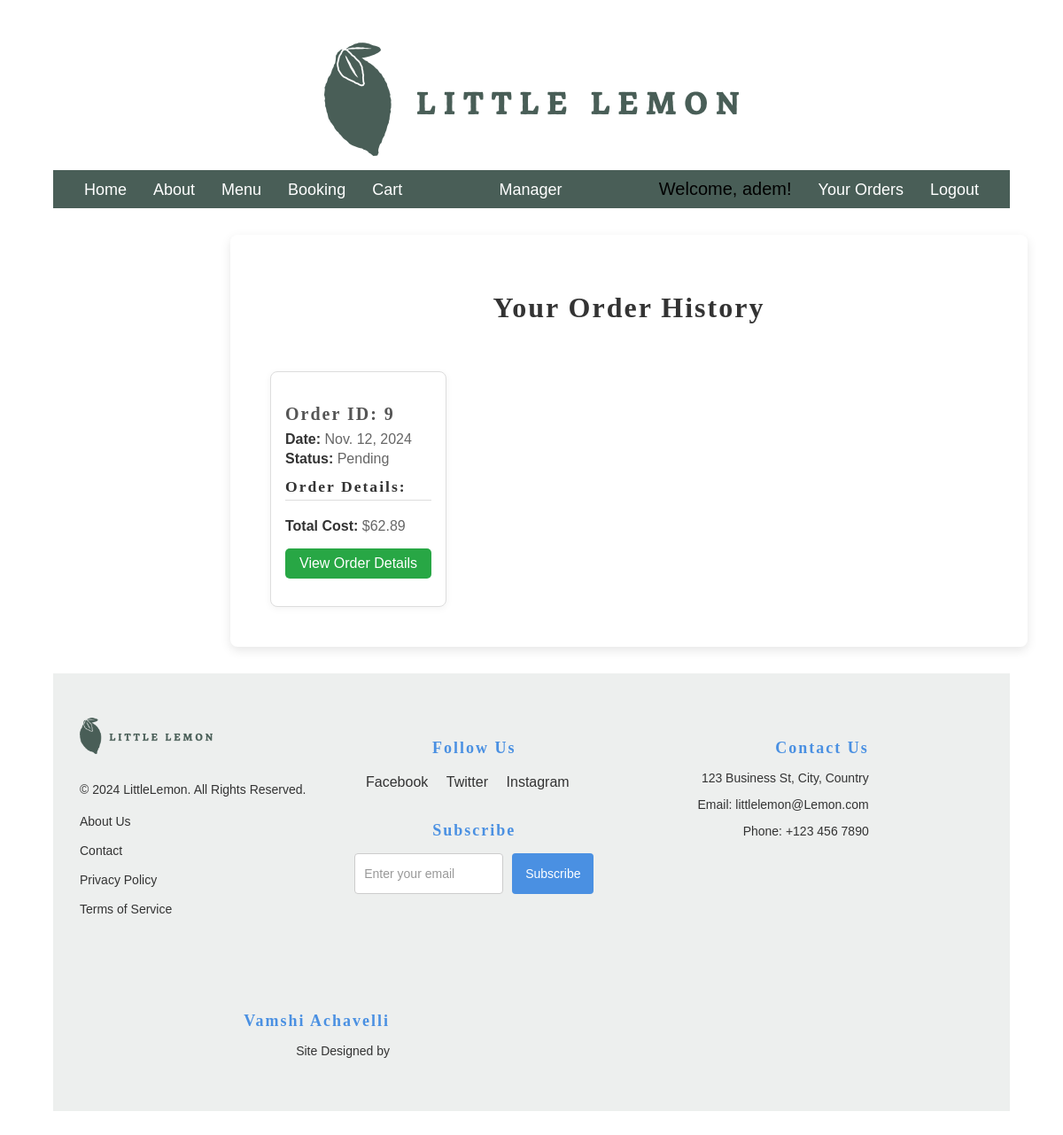
/order-history/ (signed in), run on an earlier commit of the app's database.
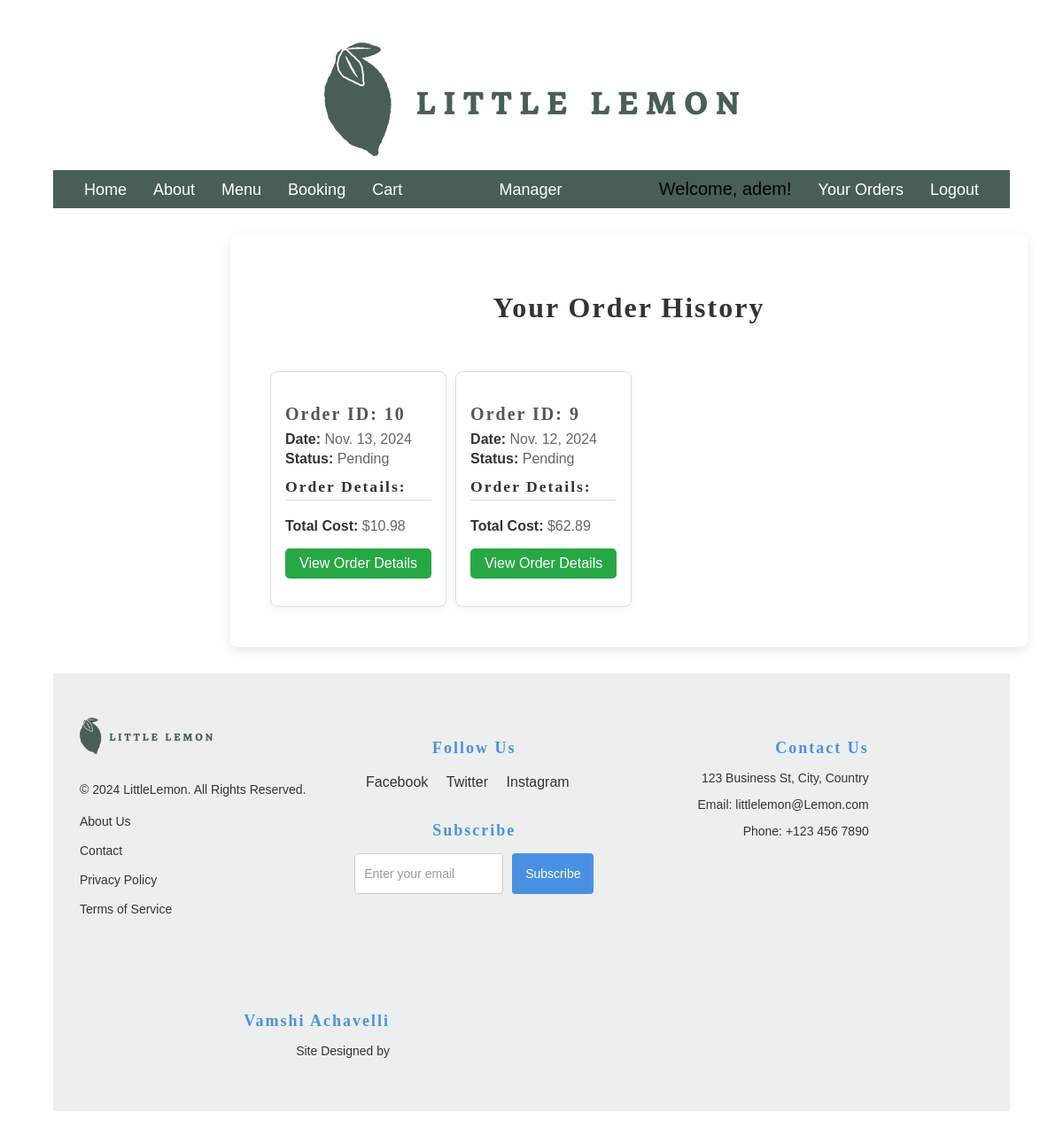
And on a later commit of the database.
### restaurant/models.py (models this page shows, shortened)
class Order(models.Model):
    user = models.ForeignKey(User, on_delete=models.CASCADE, related_name="orders")
    delivery_crew = models.ForeignKey(
        User, on_delete=models.SET_NULL, related_name="delivery_orders", null=True, blank=True
    )
    status = models.BooleanField(default=False, db_index=True)  # Consider using choices for more clarity
    total = models.DecimalField(max_digits=6, decimal_places=2, default=Decimal('0.00'))
    date = models.DateField(auto_now_add=True, db_index=True)  # Set date automatically on creation

### restaurant/views.py (the view)
# urls.py: path('order-history/', views.order_history, name='order_history'),
@login_required
def order_history(request):
    orders = Order.objects.filter(user=request.user).order_by('-date')  # Ordered by most recent
    return render(request, 'order_history.html', {'orders': orders})

### restaurant/templatetags/custom_filters.py (called while the page is built)
@register.filter
def is_in_group(user, group_name):
    return user.groups.filter(name=group_name).exists()

### templates/order_history.html (shortened to what this page needs)
{% extends 'base.html' %}
{% load static %}
{% block content %}
<section class="order-history-page">
  <h1>Your Order History</h1>
  {% if orders %}
  <div class="order-history-cards">
    {% for order in orders %}
    <div class="order-history-card">
      <div class="order-history-header">
        <h3>Order ID: {{ order.id }}</h3>
        <p><strong>Date:</strong> {{ order.date }}</p>
        <p class="status {% if order.status %}completed{% else %}pending{% endif %}">
          <strong>Status:</strong> {% if order.status %} Completed {% else %} Pending {% endif %}
        </p>
      </div>
      <div class="order-history-details">
        <h4>Order Details:</h4>
      </div>
      <div class="order-history-footer">
        <p><strong>Total Cost:</strong> ${{ order.total }}</p>
        <a href="{% url 'order_detail' order.id %}" class="order-details-button">View Order Details</a>
      </div>
    </div>
    {% endfor %}
  </div>
  {% else %}
  <p class="no-orders">You have no orders yet.</p>
  {% endif %}
</section>
{% endblock %}

What changed in the data, as far as the page shows it:
added Order: id "10", date "Nov. 13, 2024", status "Pending", total "10.98"
